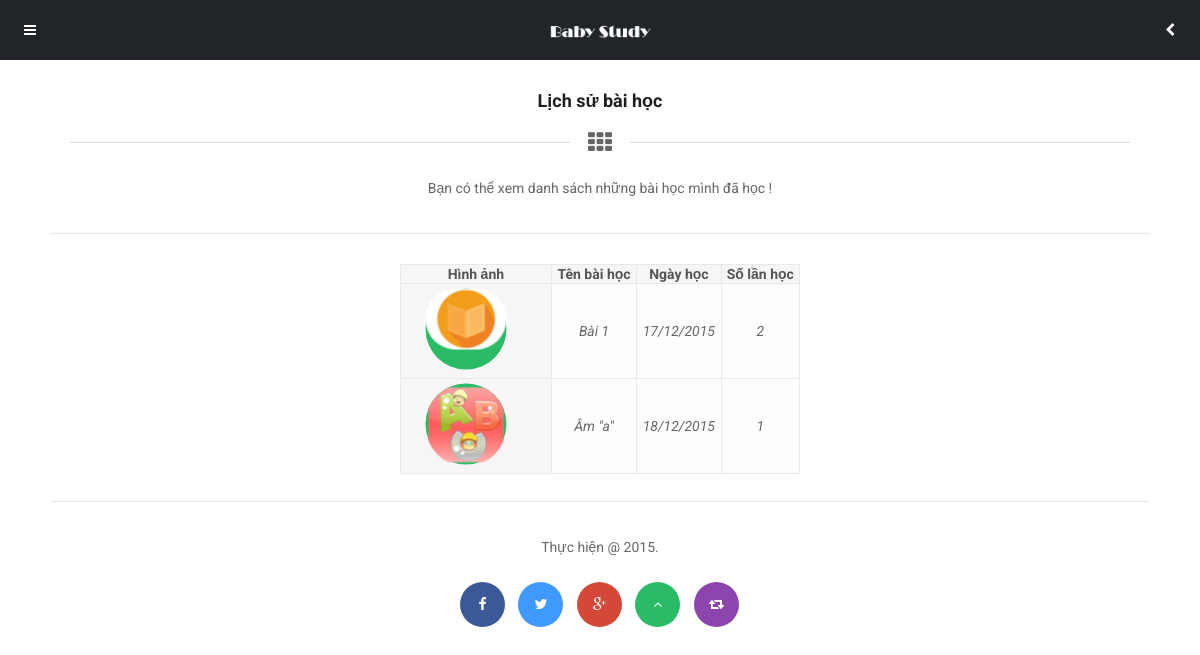
/Source-code/lichsubaihoc.php (signed in), run on the app's committed database.
### tables this page shows
CREATE TABLE IF NOT EXISTS `lichsubaihoc` (
  `lsbh_ID` int(11) NOT NULL AUTO_INCREMENT,
  `lsbh_TaiKhoan` int(11) NOT NULL,
  `lsbh_BaiHoc` int(11) NOT NULL,
  `lsbh_ThoiGian` datetime NOT NULL,
  `lsbh_SoLanHoc` int(11) NOT NULL,
  PRIMARY KEY (`lsbh_ID`),
  KEY `fk_lichsubaihoc_baihoc_idx` (`lsbh_BaiHoc`),
  KEY `fk_lichsubaihoc_taikhoan_idx` (`lsbh_TaiKhoan`)
);

CREATE TABLE IF NOT EXISTS `baihoc` (
  `bh_ID` int(11) NOT NULL AUTO_INCREMENT,
  `bh_TenBaiHoc` varchar(150) NOT NULL,
  `bh_LoaiBaiHoc` int(11) NOT NULL,
  `bh_NgayTao` datetime NOT NULL,
  `bh_HinhDaiDien` varchar(150) NOT NULL,
  `bh_SoLanChon` int(11) NOT NULL,
  PRIMARY KEY (`bh_ID`),
  KEY `fk_baihoc_loaibaihoc_idx` (`bh_LoaiBaiHoc`)
);

### Source-code/dataconfig/dataprovider.php (called while the page is built, shortened)
<?php
class DataProvider
{
  public static function GetRows($sql)
  {
	$connection = mysqli_connect(HOSTNAME,USERNAME,PASSWORD,DATABASE) or
      	die ("couldn't connect to localhost");
    mysqli_query($connection,"set names 'utf8'");
    $returnresult = null;
    $result = mysqli_query($connection,$sql);
	$i = 0;
	while ($row = mysqli_fetch_array($result))
	{
		$returnresult[$i++] = $row;
	}
    return $returnresult;
	}
}
?>

### Source-code/include/inc-lichsubaihoc.php (the view, shortened to what this page needs)
<div class="content">
         <div class="header-clear-large"></div>
             <div class="container heading-style-5">
                 <h4 class="heading-title">Lịch sử bài học</h4>
                 <i class="fa fa-th heading-icon"></i>
                 <p class="heading-subtitle">
                     Bạn có thể xem danh sách những bài học mình đã học !
                 </p>
             </div>
             <div class="decoration"></div>
             <div class="thumbnail-menu">
		<table id="travel" >
			<thead>
				<tr>
					<th scope="col" rowspan="2">Hình ảnh</th>
				</tr>
				<tr>
					<th scope="col">Tên bài học</th>
					<th scope="col">Ngày học</th>
					<th scope="col">Số lần học</th>
				</tr>
			</thead>
		<?php
			include_once("dataconfig/dataprovider.php");
			$uiduser = $_SESSION['UID'];
			$sql = "SELECT bh_ID, bh_TenBaiHoc, bh_HinhDaiDien, lsbh_SoLanHoc, lsbh_ThoiGian, lsbh_BaiHoc, bh_LoaiBaiHoc
					FROM baihoc, lichsubaihoc, loaibaihoc, taikhoan
					where tk_ID = lsbh_TaiKhoan and  lsbh_BaiHoc = bh_ID and bh_LoaiBaiHoc = lbh_ID and lsbh_TaiKhoan = $uiduser";
			$result = DataProvider::GetRows($sql);
			if($result != null)
			{
				foreach ($result as $value) {
		?>
		<tbody>
				<tr>
					<th scope="row">
						<a style="margin-bottom:0px" href="baihoc.php?bh=<?php echo $value['bh_ID']; ?>&lbh=<?php echo $value['bh_LoaiBaiHoc']; ?>">
						<i class="bg-green-dark bg-hover-green-dark fa border-radius-img">
							<img style="width: 90px; margin-bottom:0px" class="img-responsive img-circle" src="<?php echo $value['bh_HinhDaiDien']; ?>">
						</i>
						</a>
					</th>
					<td><em><?php echo $value['bh_TenBaiHoc'];?></em></td>
					<td><em><?php $date = date_create($value['lsbh_ThoiGian']);echo date_format($date, 'd/m/Y');?></em></td>
					<td><em><?php echo $value['lsbh_SoLanHoc'];?></em></td>
				</tr>
			</tbody>
                 <?php
				}
			}else{
				echo 'Bạn chưa học bài nào.';
			}
		?>
		</table>
             </div>
             <div class="decoration"></div>
             <?php
	include_once("include/inc-footer.php");
?>
         </div>

### Source-code/styles/style.css (style rules this page uses)
.header-clear-large { height:90px; }
.thumbnail-menu a { margin-bottom:20px; }
.thumbnail-menu a i { transition:all 200ms ease; -moz-transform: scale(0.9, 0.9); -webkit-transform: scale(0.9, 0.9); -o-transform: scale(0.9, 0.9); -ms-transform: scale(0.9, 0.9); transform: scale(0.9, 0.9); }
@media (min-width:460px) { .thumbnail-menu { width:400px; margin-left:auto; margin-right:auto; } }
@media (min-width:460px) { .thumbnail-menu a { width:90px; float:left; margin-left:20px; margin-right:20px; font-size:14px; color:#1f1f1f; font-weight:500; } }
@media (min-width:460px) { .thumbnail-menu a i { width:90px; height:90px; line-height:90px; border-radius:90px; text-align:center; font-size:27px; color:#FFFFFF; } }

### Source-code/styles/custom.css (style rules this page uses)
.border-radius-img img { border-radius: 90px !important; }

### data on the page
lichsubaihoc: lsbh_BaiHoc.bh_HinhDaiDien (picture), lsbh_BaiHoc.bh_TenBaiHoc "Bài 1", lsbh_ThoiGian "17/12/2015", lsbh_SoLanHoc "2"
lichsubaihoc: lsbh_BaiHoc.bh_HinhDaiDien (picture), lsbh_BaiHoc.bh_TenBaiHoc "Âm \"a\"", lsbh_ThoiGian "18/12/2015", lsbh_SoLanHoc "1"
